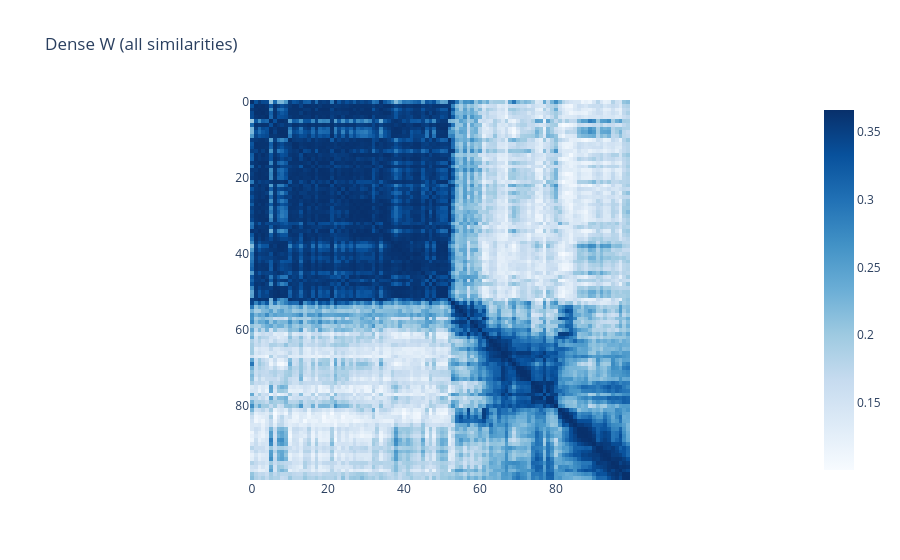
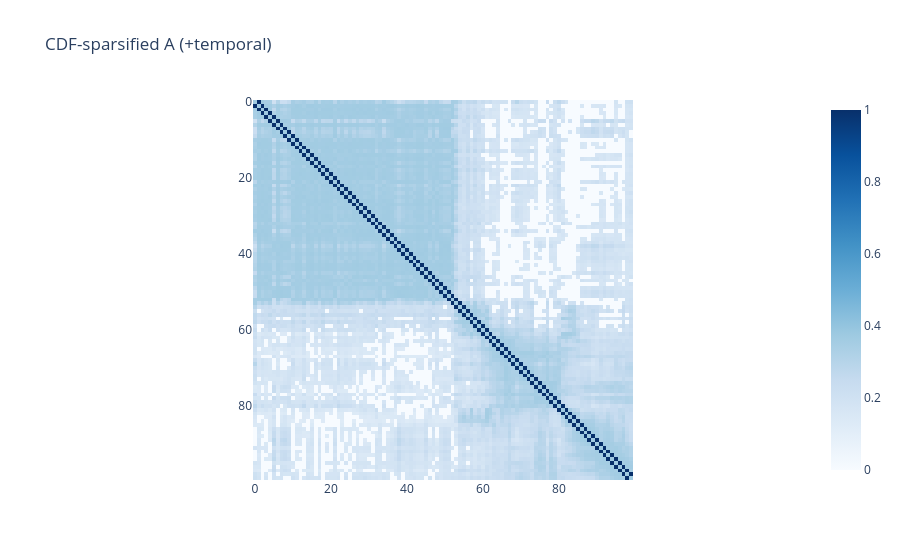

The notebook cell saved with these charts, in order:
### Markdown cell above
### Optional — dense $W$ vs CDF-sparsified $A$ (sells the CDF step)

### Code cell
# side-by-side edge counts + a quick heatmap-free comparison
dense_edges=int((W>0).sum()-n)//2
sparse_edges=G.number_of_edges()
print(f'dense W edges: {dense_edges} | CDF-sparsified edges: {sparse_edges} '
      f'({100*sparse_edges/max(dense_edges,1):.1f}% kept)')
# heatmaps
import plotly.express as px
px.imshow(W,title='Dense W (all similarities)',color_continuous_scale='Blues').show()
px.imshow(A,title='CDF-sparsified A (+temporal)',color_continuous_scale='Blues').show()

### Figure 1 — Plotly figure (JSON) as saved in the notebook; plotly's stock layout.template omitted (floating-point values rounded to 4 significant figures; data arrays with more than 128 entries replaced by an {"elided": "..."} marker saying what was removed)
{"data": [{"coloraxis": "coloraxis", "hovertemplate": "x: %{x}<br>y: %{y}<br>color: %{z}<extra></extra>", "name": "0", "type": "heatmap", "xaxis": "x", "yaxis": "y", "z": {"elided": "100x100 float values"}}], "layout": {"coloraxis": {"colorscale": [[0, "rgb(247,251,255)"], [0.125, "rgb(222,235,247)"], [0.25, "rgb(198,219,239)"], [0.375, "rgb(158,202,225)"], [0.5, "rgb(107,174,214)"], [0.625, "rgb(66,146,198)"], [0.75, "rgb(33,113,181)"], [0.875, "rgb(8,81,156)"], [1, "rgb(8,48,107)"]]}, "title": {"text": "Dense W (all similarities)"}, "xaxis": {"anchor": "y", "constrain": "domain", "domain": [0, 1], "scaleanchor": "y"}, "yaxis": {"anchor": "x", "autorange": "reversed", "constrain": "domain", "domain": [0, 1]}}}

### Figure 2 — Plotly figure (JSON) as saved in the notebook; plotly's stock layout.template omitted (floating-point values rounded to 4 significant figures; data arrays with more than 128 entries replaced by an {"elided": "..."} marker saying what was removed)
{"data": [{"coloraxis": "coloraxis", "hovertemplate": "x: %{x}<br>y: %{y}<br>color: %{z}<extra></extra>", "name": "0", "type": "heatmap", "xaxis": "x", "yaxis": "y", "z": {"elided": "100x100 float values"}}], "layout": {"coloraxis": {"colorscale": [[0, "rgb(247,251,255)"], [0.125, "rgb(222,235,247)"], [0.25, "rgb(198,219,239)"], [0.375, "rgb(158,202,225)"], [0.5, "rgb(107,174,214)"], [0.625, "rgb(66,146,198)"], [0.75, "rgb(33,113,181)"], [0.875, "rgb(8,81,156)"], [1, "rgb(8,48,107)"]]}, "title": {"text": "CDF-sparsified A (+temporal)"}, "xaxis": {"anchor": "y", "constrain": "domain", "domain": [0, 1], "scaleanchor": "y"}, "yaxis": {"anchor": "x", "autorange": "reversed", "constrain": "domain", "domain": [0, 1]}}}
